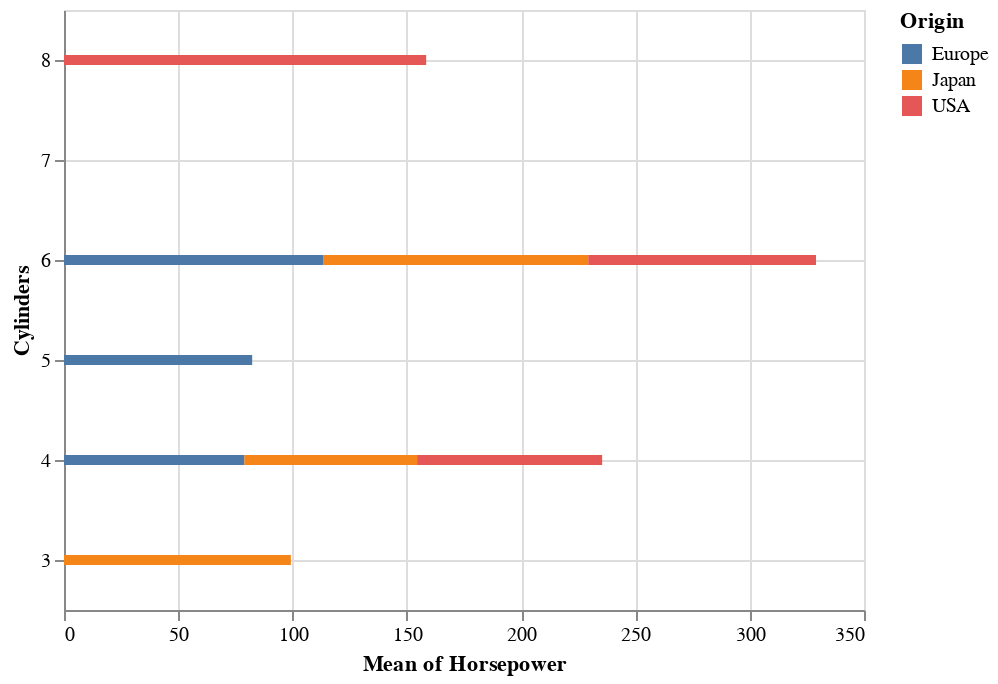

The notebook cell saved with this chart:
### Code cell
alt.Chart(cars).mark_bar().encode( x = 'mean(Horsepower)', y = 'Cylinders', color = 'Origin').interactive()

### Figure 1 — Vega-Lite specification as saved in the notebook (floating-point values rounded to 4 significant figures; data arrays with more than 128 entries replaced by an {"elided": "..."} marker saying what was removed)
{"config": {"view": {"continuousWidth": 400, "continuousHeight": 300}}, "data": {"name": "data-f02450ab61490a1363517a0190416235"}, "mark": "bar", "encoding": {"color": {"type": "nominal", "field": "Origin"}, "x": {"type": "quantitative", "aggregate": "mean", "field": "Horsepower"}, "y": {"type": "quantitative", "field": "Cylinders"}}, "selection": {"selector004": {"type": "interval", "bind": "scales", "encodings": ["x", "y"]}}, "$schema": "https://vega.github.io/schema/vega-lite/v4.8.1.json", "datasets": {"data-f02450ab61490a1363517a0190416235": {"elided": "406 records"}}}
